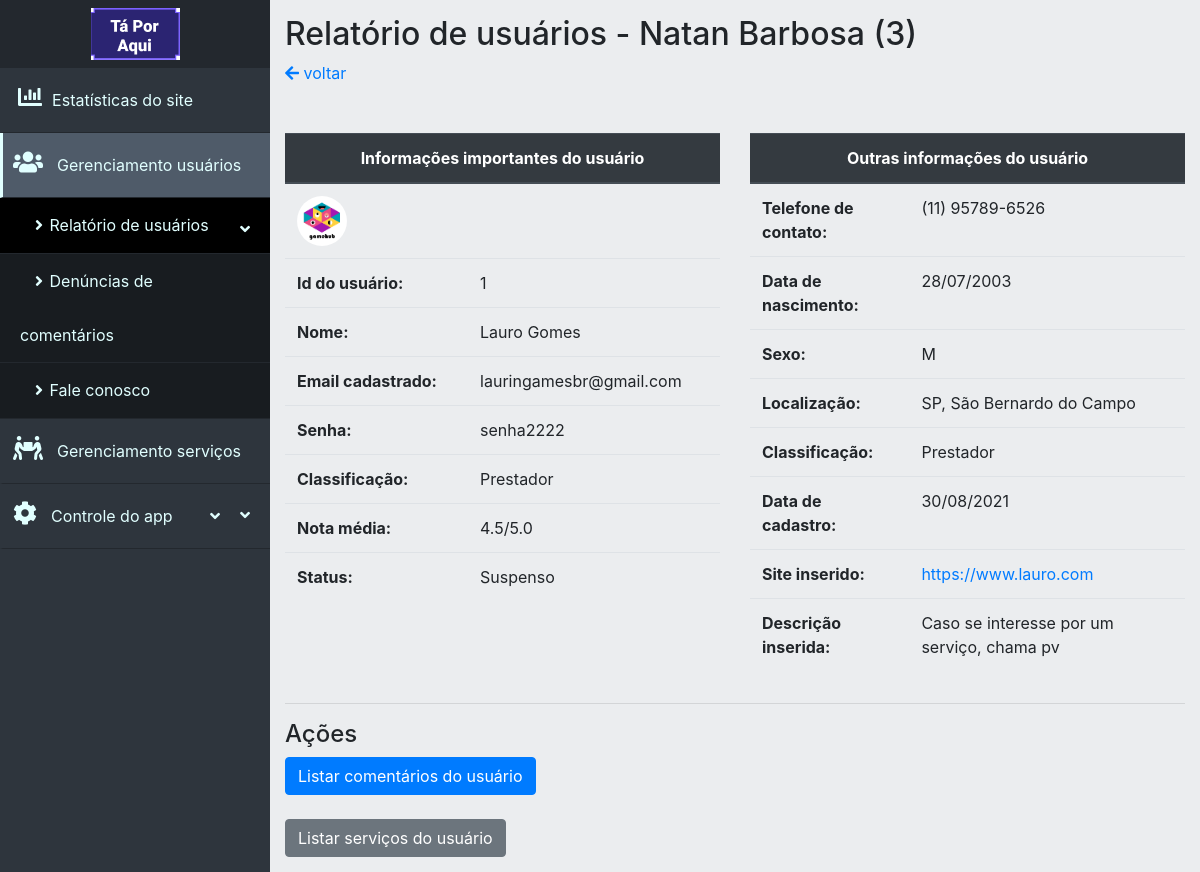
The app's page /dashboard/userManagement/user.php?id=1 with its own data.
### tables this page shows
CREATE TABLE `usuarios` (
  `id_usuario` int(11) NOT NULL,
  `nome_usuario` varchar(15) NOT NULL,
  `sobrenome_usuario` varchar(15) NOT NULL,
  `fone_usuario` varchar(20) NOT NULL,
  `email_usuario` varchar(40) NOT NULL,
  `senha_usuario` varchar(40) NOT NULL,
  `data_nasc_usuario` date NOT NULL,
  `sexo_usuario` char(1) NOT NULL,
  `classif_usuario` int(11) NOT NULL COMMENT '0 = cliente, 1 = prestador, 2 = pequeno negócio',
  `cep_usuario` char(8) NOT NULL,
  `uf_usuario` char(2) NOT NULL,
  `cidade_usuario` varchar(30) NOT NULL,
  `bairro_usuario` varchar(30) NOT NULL,
  `rua_usuario` varchar(30) NOT NULL,
  `numero_usuario` varchar(5) NOT NULL,
  `comple_usuario` varchar(20) DEFAULT NULL,
  `data_entrada_usuario` timestamp NULL DEFAULT current_timestamp(),
  `desc_usuario` text DEFAULT NULL,
  `site_usuario` varchar(40) DEFAULT NULL,
  `status_usuario` int(11) NOT NULL DEFAULT 1 COMMENT '0 = suspenso, 1 = ativo, 2 = denunciado/banido',
  `imagem_usuario` varchar(60) DEFAULT 'no_picture.jpg',
  `nota_media_usuario` decimal(2,1) DEFAULT NULL,
  `posicao_usuario` point DEFAULT NULL
);

### dashboard/assets/getData.php (called while the page is built, shortened)
<?php
class DbConnection {
    private $host = 'localhost';
    private $dbname = 'ta_por_aqui';
    private $user = 'root';
    private $password = '';
    public function connect(){
        try{
            $connect = new PDO(
                "mysql:host=$this->host;dbname=$this->dbname",
                "$this->user",
                "$this->password"
            );
            return $connect;
        } catch (PDOException $e){
            echo 'Não foi possivel se conectar com o servidor <br>';
            echo 'Código do erro: ' . $e->getCode() . '<br> Mensagem de erro: ' . $e->getMessage();
            exit();
        }
    }
}
class UserReport {
    private $con;
    public $id_usuario;
    public function __construct($id){
        $this->con = new DbConnection();
        $this->con = $this->con->connect();
        $this->id_usuario = $id;
    }
    public function getUserInfo(){
        $query = "SELECT id_usuario, nome_usuario, sobrenome_usuario, fone_usuario, email_usuario, senha_usuario, data_nasc_usuario, sexo_usuario, classif_usuario, status_usuario, uf_usuario, cidade_usuario, data_nasc_usuario, data_entrada_usuario, imagem_usuario, nota_media_usuario, desc_usuario, site_usuario FROM usuarios where id_usuario = $this->id_usuario";
        $stmt = $this->con->query($query);
        return $stmt->fetch(PDO::FETCH_ASSOC);
    }
}

### dashboard/userManagement/user.php (the view, shortened to what this page needs)
<?php
require "../assets/getData.php";
$userReport = new UserReport($_GET['id']);
$userInfo = $userReport->getUserInfo();
?>
<!DOCTYPE html>
<html lang="pt-br">
<head>
    <link rel="stylesheet" href="https://use.fontawesome.com/releases/v5.3.1/css/all.css"
>
    <link rel="stylesheet" href="../../assets/bootstrap/bootstrap-4.5.3-dist/css/bootstrap.min.css">
    <link rel="stylesheet" type="text/css" href="../style.css">
</head>
<body>
<div class="nav-side-menu">
    <div class="brand py-2"><img src="../../assets/images/dumb-brand.png" alt="logo"></div>
    <div class="menu-list">
        <ul id="menu-content" class="menu-content collapse out">
            <li>
                <a href="../index.php"><i class="fas fa-chart-bar sidebar-icon"></i> Estatísticas do site</a>
            </li>
            <li data-toggle="collapse" data-target="#gerenciamentoUsuarios" class="collapsed active">
                <div class="moreItems"><i class="fas fa-users sidebar-icon"></i> Gerenciamento usuários <span
                            class="arrow"><i class="fa fa-angle-down"></i></span></div>
            </li>
            <ul class="sub-menu collapse" id="gerenciamentoUsuarios">
                <li class="active"><a href="userReport.php"><i class="fa fa-angle-right"></i> Relatório de usuários</a>
                </li>
                <li><a href="commentComplaint.php"><i class="fa fa-angle-right"></i> Denúncias de comentários</a></li>
                <li><a href="contactReport.php"><i class="fa fa-angle-right"></i> Fale conosco</a></li>
            </ul>
            <li data-toggle="collapse" data-target="#gerenciamentoServicos" class="collapsed">
                <div class="moreItems"><i class="fas fa-people-carry sidebar-icon"></i> Gerenciamento serviços <span
                            class="arrow"><i class="fa fa-angle-down"></i></span></div>
            </li>
            <li data-toggle="collapse" data-target="#appControl" class="collapsed">
                <div class="moreItems"><i class="fas fa-cog sidebar-icon"></i> Controle do app <span class="arrow"><i
                                class="fa fa-angle-down"></i></span></div>
            </li>
        </ul>
    </div>
</div>
<div class="main" id="pagina">
    <h2>Relatório de usuários - Natan Barbosa (3)</h2>
    <a href="userReport.php"> <i class="fas fa-arrow-left"></i> voltar </a> <br>
    <div class="row mt-5">
        <div class="col-md-6">
            <table class="table table-hover">
                <thead class="thead-dark">
                <tr>
                    <th colspan="2" class="text-center">Informações importantes do usuário</th>
                </tr>
                </thead>
                <tbody>
                <tr>
                    <td colspan="2"><img src="../../assets/images/users/<?=$userInfo['imagem_usuario']?>" alt="imagem do usuário"
                                         class="userPicture"></td>
                </tr>
                <tr>
                    <th>Id do usuário:</th>
                    <td><?=$userInfo['id_usuario']?></td>
                </tr>
                <tr>
                    <th>Nome:</th>
                    <td><?=$userInfo['nome_usuario']?> <?=$userInfo['sobrenome_usuario']?></td>
                </tr>
                <tr>
                    <th>Email cadastrado:</th>
                    <td><?=$userInfo['email_usuario']?></td>
                </tr>
                <tr>
                    <th>Senha:</th>
                    <td><?=$userInfo['senha_usuario']?></td>
                </tr>
                <tr>
                    <th>Classificação:</th>
                    <?php
                    $class = "";
                    switch ($userInfo['classif_usuario']){
                        case 1:
                            $class = "Prestador";
                            break;
                    }
                    ?>
                    <td><?=$class?></td>
                </tr>
                <tr>
                    <th>Nota média:</th>
                    <td><?=$userInfo['nota_media_usuario']?>/5.0</td>
                </tr>
                <tr>
                    <th>Status:</th>
                    <?php
                    $status = "";
                    switch ($userInfo['status_usuario']){
                        case 0:
                            $status = "Suspenso";
                            break;
                    }
                    ?>
                    <td><?=$status?></td>
                </tr>
                </tbody>
            </table>
        </div>
        <div class="col-md-6 mt-3 mt-md-0">
            <table class="table table-hover">
                <thead class="thead-dark">
                <tr>
                    <th colspan="2" class="text-center">Outras informações do usuário</th>
                </tr>
                </thead>
                <tbody>
                <tr>
                    <th>Telefone de contato:</th>
                    <td><?=$userInfo['fone_usuario']?></td>
                </tr>
                <tr>
                    <th>Data de nascimento:</th>
                    <?php
                    $data_nasc = new DateTime($userInfo['data_nasc_usuario']);
                    ?>
                    <td><?=$data_nasc->format('d/m/Y')?></td>
                </tr>
                <tr>
                    <th>Sexo:</th>
                    <td><?=$userInfo['sexo_usuario']?></td>
                </tr>
                <tr>
                    <th>Localização:</th>
                    <td><?=$userInfo['uf_usuario']?>, <?=$userInfo['cidade_usuario']?></td>
                </tr>
                <tr>
                    <th>Classificação:</th>
                    <td><?php echo $userInfo['classif_usuario'] === 0 ? "Cliente" : "Prestador"?></td>
                </tr>
                <tr>
                    <th>Data de cadastro:</th>
                    <?php
                    $data_nasc = new DateTime($userInfo['data_entrada_usuario']);
                    ?>
                    <td><?=$data_nasc->format('d/m/Y')?></td>
                </tr>
                <tr>
                    <th>Site inserido:</th>
                    <td><a href="www.kekw.com"><?=$userInfo['site_usuario']?></a></td>
                </tr>
                <tr>
                    <th>Descrição inserida:</th>
                    <td>
                        <?=$userInfo['desc_usuario']?>
                    </td>
                </tr>
                </tbody>
            </table>
        </div>
    </div>
    <hr>
    <h4>Ações</h4>
    <button type="button" class="btn btn-primary d-block" data-toggle="collapse" data-target="#userComments"
            aria-expanded="false" aria-controls="userComments">Listar comentários do usuário
    </button>
    <button type="button" class="btn btn-secondary d-block mt-4" data-toggle="collapse" data-target="#userServices"
            aria-expanded="false" aria-controls="userServices">Listar serviços do usuário
    </button>
</div>
</body>
</html>

### dashboard/style.css (style rules this page uses)
body { margin: 0px; padding: 0px; background-color: #ebedef; }
.main { margin-left: 270px; padding: 15px; }
.nav-side-menu { overflow: auto; background-color: #2e353d; position: fixed; top: 0px; width: 270px; height: 100%; color: #e1ffff; }
.nav-side-menu .brand { background-color: #23282e; line-height: 50px; display: block; text-align: center; font-size: 14px; }
.nav-side-menu ul, .nav-side-menu li { list-style: none; padding: 0px; margin: 0px; line-height: 4rem; cursor: pointer; visibility: visible !important; }
.arrow { display: inline-block; padding-left: 10px; padding-right: 10px; vertical-align: middle; float: right; }
.nav-side-menu li i.sidebar-icon { margin-right: 0.6rem; font-size: 1.5em; }
.nav-side-menu ul .active, .nav-side-menu li .active { border-left: 3px solid #e1ffff; background-color: #4f5b69; }
.nav-side-menu li { padding-left: 0px; border-left: 3px solid #2e353d; border-bottom: 1px solid #23282e; }
.nav-side-menu li a { display: block; text-decoration: none; color: #e1ffff; }
.nav-side-menu li a i { padding-left: 15px; width: 20px; padding-right: 20px; }
.nav-side-menu ul .sub-menu li.active, .nav-side-menu li .sub-menu li.active { background-color: #000; }
.nav-side-menu ul .sub-menu li, .nav-side-menu li .sub-menu li { background-color: #181c20; border: none; line-height: 3.4rem; border-bottom: 1px solid #23282e; margin-left: 0px; }
.nav-side-menu li .sub-menu li a, .nav-side-menu ul .sub-menu li a { display: block; padding-left: 20px; }
.nav-side-menu ul .sub-menu li a i, .nav-side-menu li .sub-menu li a i { padding-right: 10px !important; }
.moreItems { padding: 0 10px; }
.userPicture { width: 50px; height: 50px; object-fit: cover; border-radius: 50%; }
@media (min-width: 992px) { .nav-side-menu .menu-list .menu-content { display: block; } }

### records on screen
usuarios: imagem_usuario (picture), id_usuario "1", nome_usuario "Lauro", sobrenome_usuario "Gomes", email_usuario "lauringamesbr@gmail.com", senha_usuario "senha2222", classif_usuario "Prestador", nota_media_usuario "4.5", status_usuario "Suspenso", fone_usuario "(11) 95789-6526", data_nasc_usuario "28/07/2003", sexo_usuario "M", uf_usuario "SP", cidade_usuario "São Bernardo do Campo", data_entrada_usuario "30/08/2021", site_usuario "https://www.lauro.com", desc_usuario "Caso se interesse por um serviço, chama pv"
